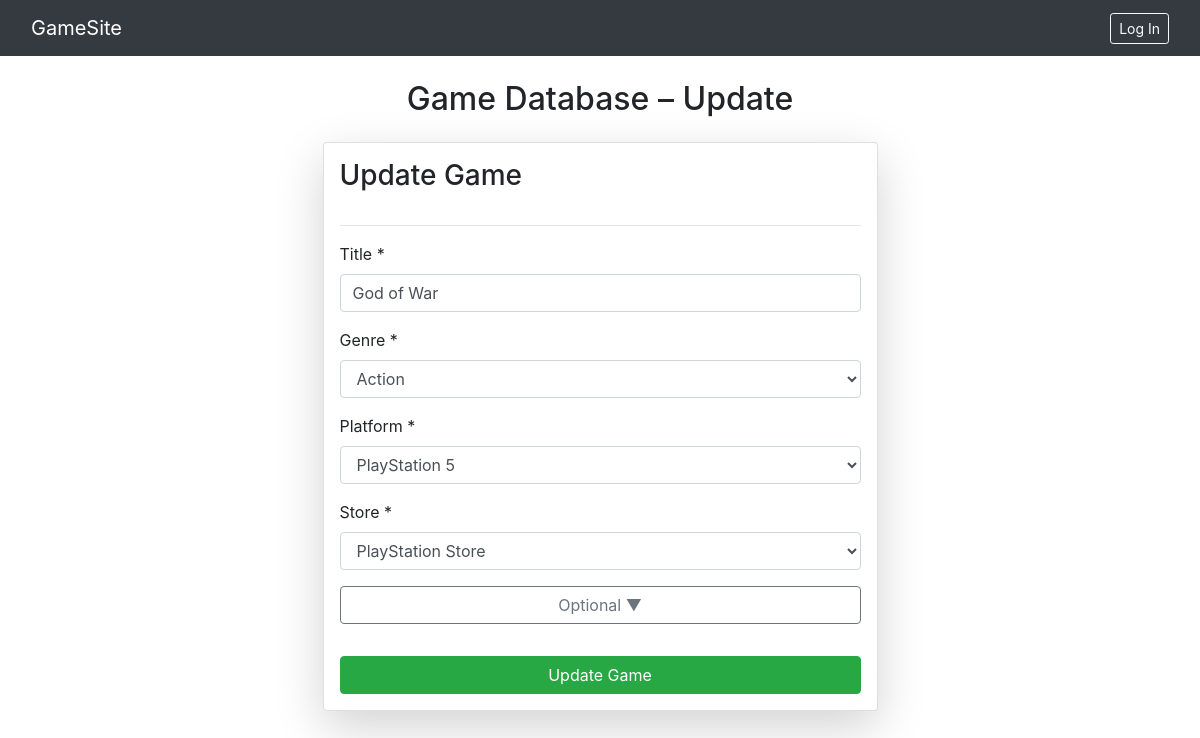
Page /update_game/2 on the earlier database version.
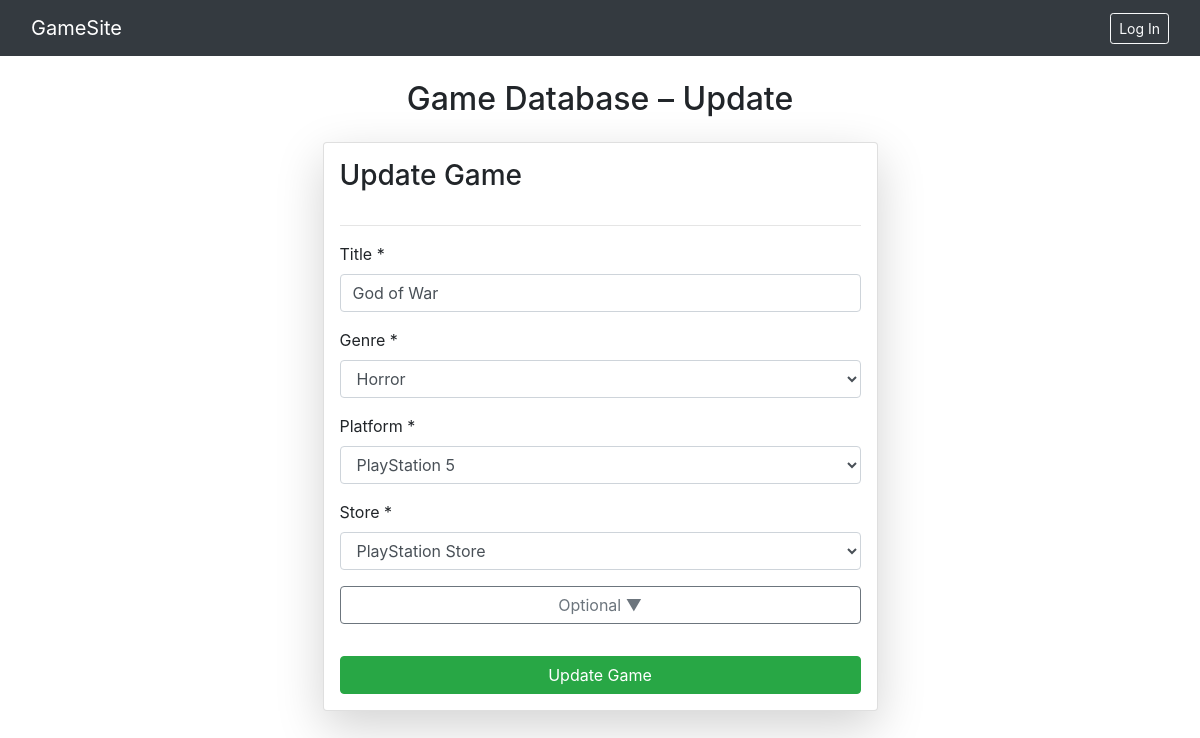
Same page on the later database version.
### game_site/models.py (models this page shows, shortened)
class Game(models.Model):
    game_name = models.CharField(max_length=30)
    genre = models.ForeignKey(Genre, on_delete=models.CASCADE)
    platform = models.ForeignKey(Platform, on_delete=models.CASCADE)
    store = models.ForeignKey(Store, on_delete=models.CASCADE)
    size = models.ForeignKey(Size, on_delete=models.SET_NULL, null=True)
    developer = models.ForeignKey(Developer, on_delete=models.SET_NULL, null=True)
    publisher = models.ForeignKey(Publisher, on_delete=models.SET_NULL, null=True)
    dlc = models.ForeignKey(DLC, on_delete=models.SET_NULL, null=True, blank=True)
    game_mode = models.ForeignKey(GameMode, on_delete=models.SET_NULL, null=True)
    license = models.ForeignKey(License, on_delete=models.SET_NULL, null=True)
    system_requirements = models.ForeignKey(SystemRequirement, on_delete=models.SET_NULL, null=True)
    review = models.ForeignKey(Review, on_delete=models.SET_NULL, null=True, blank=True)
    multimedia = models.ForeignKey(Multimedia, on_delete=models.SET_NULL, null=True, blank=True)
    status = models.ForeignKey(Status, on_delete=models.SET_NULL, null=True)
    sales_history = models.ForeignKey(SalesHistory, on_delete=models.SET_NULL, null=True, blank=True)
    game_log = models.ForeignKey(GameLog, on_delete=models.SET_NULL, null=True, blank=True)
    rating = models.ForeignKey(Rating, on_delete=models.SET_NULL, null=True)
    online_status = models.ForeignKey(OnlineStatus, on_delete=models.SET_NULL, null=True, blank=True)
    award = models.ForeignKey(Award, on_delete=models.SET_NULL, null=True, blank=True)
    language = models.ForeignKey(Language, on_delete=models.SET_NULL, null=True)

class Genre(models.Model):
    genre_ID=models.IntegerField()
    Genre_Name=models.CharField(max_length=30)
    Genre_Popularity=models.CharField(max_length=20)

class Platform(models.Model):
    platform_ID=models.IntegerField()
    Platform_Name=models.CharField(max_length=30)

class Store(models.Model):
    store_ID=models.IntegerField()
    Store_Name=models.CharField(max_length=30)

### game_site/views.py (the view, shortened to what this page needs)
# urls.py: path('update_game/<id>', views.update_game, name="update_game"),
def update_game(request, id):
    game = get_object_or_404(Game, id=id)
    context = {
        "game": game,                     # the instance we are editing
        "genres": Genre.objects.all(),
        "platforms": Platform.objects.all(),
        "stores": Store.objects.all(),
        "sizes": Size.objects.all(),
        "developers": Developer.objects.all(),
        "publishers": Publisher.objects.all(),
        "dlcs": DLC.objects.all(),
        "gamemodes": GameMode.objects.all(),
        "licenses": License.objects.all(),
        "sysreqs": SystemRequirement.objects.all(),
        "reviews": Review.objects.all(),
        "multimedias": Multimedia.objects.all(),
        "statuses": Status.objects.all(),
        "sales_histories": SalesHistory.objects.all(),
        "gamelogs": GameLog.objects.all(),
        "ratings": Rating.objects.all(),
        "online_statuses": OnlineStatus.objects.all(),
        "awards": Award.objects.all(),
        "languages": Language.objects.all(),
    }
    return render(request, "update_game.html", context)

### game_site/models.py (called while the page is built)
    def __str__(self):
        return f"{self.first_name} {self.last_name}"

### game_site/templates/update_game.html (shortened to what this page needs)
{% extends "base.html" %}
{% block content %}
<h2 class="text-center my-4">Game Database – Update</h2>
<form class="col-6 mx-auto card p-3 shadow-lg"
      method="post"
      enctype="multipart/form-data">
    <h3 class="mb-3">Update Game</h3>
    <hr>
    <div class="form-group mb-3">
        <label>Title *</label>
        <input name="game_name"
               type="text"
               class="form-control"
               value="{{ game.game_name }}"
               required>
    </div>
    <div class="form-group mb-3">
        <label>Genre *</label>
        <select name="genre" class="form-control" required>
            {% for g in genres %}
                <option value="{{ g.id }}"
                        {% if game.genre.id == g.id %}selected{% endif %}>
                    {{ g.Genre_Name }}
                </option>
            {% endfor %}
        </select>
    </div>
    <div class="form-group mb-3">
        <label>Platform *</label>
        <select name="platform" class="form-control" required>
            {% for p in platforms %}
                <option value="{{ p.id }}"
                        {% if game.platform.id == p.id %}selected{% endif %}>
                    {{ p.Platform_Name }}
                </option>
            {% endfor %}
        </select>
    </div>
    <div class="form-group mb-3">
        <label>Store *</label>
        <select name="store" class="form-control" required>
            {% for s in stores %}
                <option value="{{ s.id }}"
                        {% if game.store.id == s.id %}selected{% endif %}>
                    {{ s.Store_Name }}
                </option>
            {% endfor %}
        </select>
    </div>
    <button class="btn btn-outline-secondary mb-3"
            type="button"
            data-bs-toggle="collapse"
            data-bs-target="#optionalFields"
            aria-expanded="false"
            aria-controls="optionalFields">
        Optional ▼
    </button>
    <button type="submit" class="btn btn-success mt-3">Update Game</button>
</form>
{% endblock %}

Differences in the rows shown:
changed Game "God of War": genre "Action" → "Horror"
